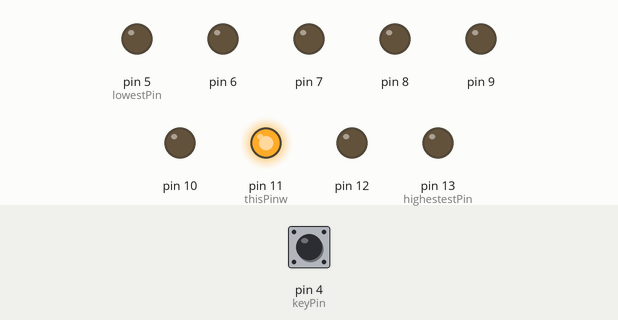
Recording of a sketch running on a simulated Arduino Uno, built with avr-gcc and run on an emulated ATmega328P. Shown: output pins drawn as LEDs (lit = HIGH). Dashed ring = blinking. Inputs (shaded band) come from the test bench; at power-on: pin 4 (keyPin) LOW. What the sketch prints to the serial monitor is not drawn.

Above: at 1.2 s.
1.3 s: pin 4 (keyPin) pulled HIGH for 0.15 s
At 1.6 s:
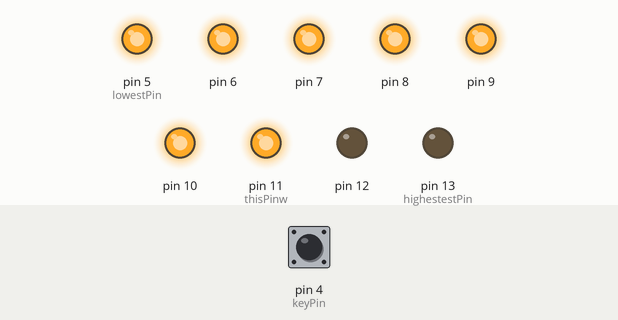
4.3 s: pin 4 (keyPin) pulled HIGH for 1 s
At 4.71 s:
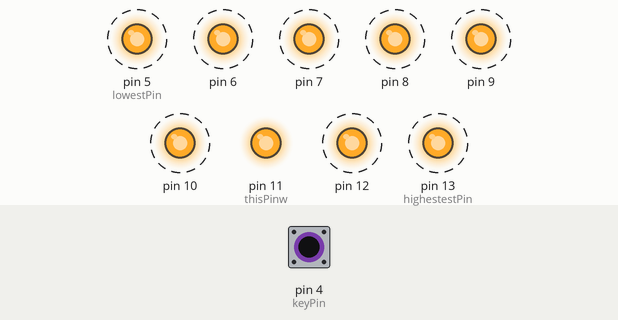
7.3 s: pin 4 (keyPin) pulled HIGH for 3.2 s
At 7.66 s:
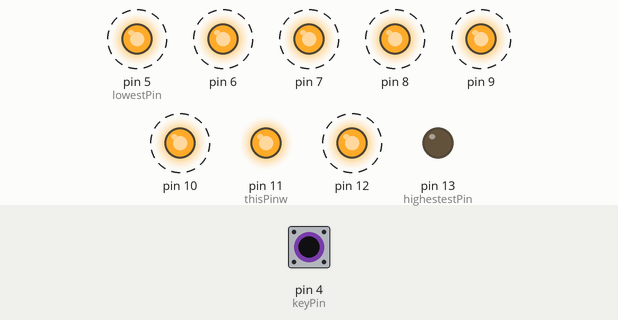
Timing chart, 0 to 12.4 s (numbered marks = the images above; inputs shaded):
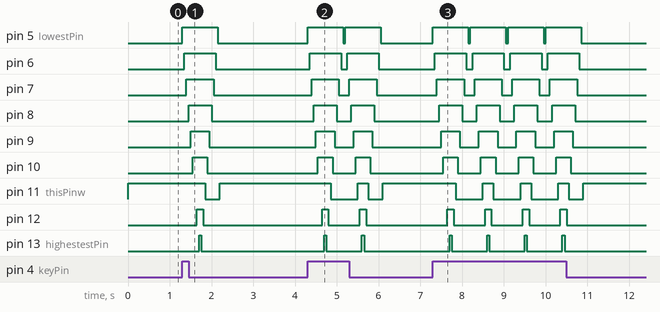

The sketch:

LedsFlow.ino
```cpp
const int lowestPin = 5;
const int highestestPin = 13;
const int keyPin = 4;
const int thisPinw = 11;
void setup() {
  // put your setup code here, to run once:
  pinMode(keyPin,INPUT);
  for(int thisPin = lowestPin;thisPin <= highestestPin;thisPin++)
  {
    pinMode(thisPin,OUTPUT);
  }
  pinMode(thisPinw,OUTPUT);
  Serial.begin(9600);
  Serial.write("write this");
}

void loop() {
  // put your main code here, to run repeatedly:
  if(digitalRead(keyPin) == HIGH)
  {
    //Serial.print(78);
    for(int thisPin = lowestPin; thisPin <= highestestPin; thisPin++)
    {
      Serial.print(thisPin);
      digitalWrite(thisPin,HIGH);
      delay(50);
    }
    for(int thisPin = highestestPin; thisPin >= lowestPin; thisPin--)
    {
      Serial.print(thisPin);
      digitalWrite(thisPin,LOW);
      delay(50);
    }
  }
  else
  {
    //Serial.println("78");

    digitalWrite(thisPinw,HIGH);
  }
}
```

Measured:
- after the input at 1.3 s, pin 5 (lowestPin): LOW → HIGH at once, → LOW 0.85 s later; pin 6: LOW → HIGH after 0.05 s, → LOW 0.75 s later; pin 7: LOW → HIGH after 0.10 s, → LOW 0.65 s later; pin 8: LOW → HIGH after 0.15 s, → LOW 0.55 s later; pin 9: LOW → HIGH after 0.20 s, → LOW 0.45 s later
- after the input at 4.3 s, pin 5 (lowestPin): alternates HIGH for 0.85 s and LOW for 0.05 s, starting at once; pin 6: alternates HIGH for 0.75 s and LOW for 0.15 s, starting after 0.05 s
- after the input at 7.3 s, pin 5 (lowestPin): alternates HIGH for 0.85 s and LOW for 0.05 s, 8 changes in all, then stays LOW, starting at once; pin 6: alternates HIGH for 0.75 s and LOW for 0.15 s, 8 changes in all, then stays LOW, starting after 0.05 s
